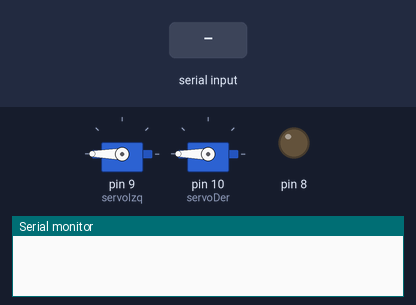
A sketch run on a simulated Arduino Uno, built with avr-gcc and run on an emulated ATmega328P. Shown: 2 × servo, output pins drawn as LEDs (lit = HIGH), the last lines printed to the serial monitor. Inputs (shaded band) come from the test bench. EEPROM starts erased.

Above: at 1.2 s.
1.3 s: "a" received over Serial
At 2.4 s:
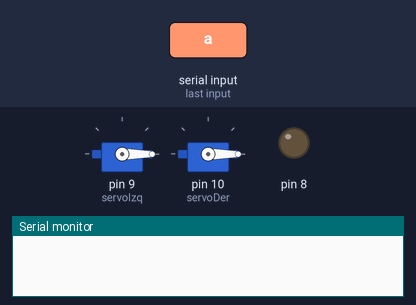
2.8 s: "w" received over Serial
At 3.5 s:
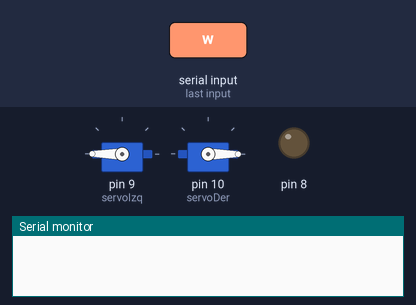
4.3 s: "s" received over Serial
At 4.6 s:
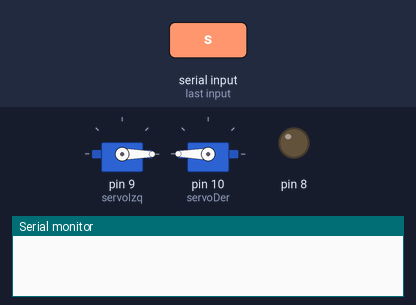
5.8 s: "t" received over Serial
At 7.0 s:
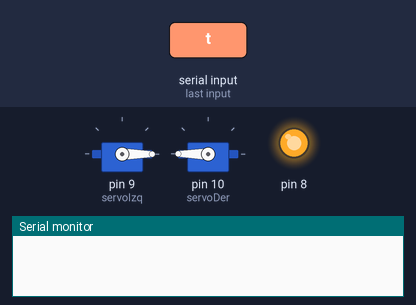
7.3 s: "m" received over Serial
At 8.1 s:
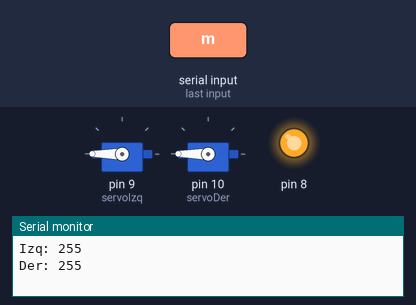
8.8 s: "l" received over Serial
At 9.3 s:
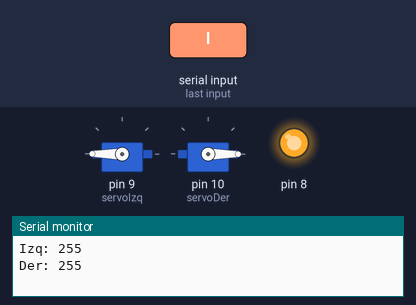
Timing chart, 0 to 11.3 s (numbered marks = the images above; inputs shaded):
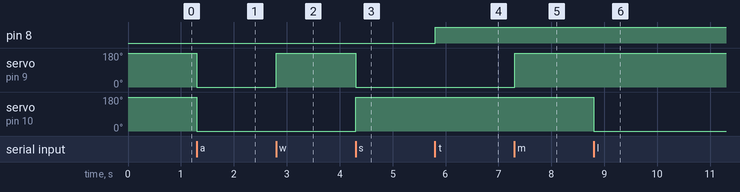

Measured:
- after the input at 1.3 s, servo on pin 9 (servoIzq), servo on pin 10 (servoDer): 180° → 0° at once
- after the input at 2.8 s, servo on pin 9 (servoIzq): 0° → 180° at once
- after the input at 4.3 s, servo on pin 9 (servoIzq): 180° → 0° at once; servo on pin 10 (servoDer): 0° → 180° at once
- after the input at 5.8 s, pin 8: LOW → HIGH at once
- after the input at 7.3 s, servo on pin 9 (servoIzq): 0° → 180° at once
- after the input at 8.8 s, servo on pin 10 (servoDer): 180° → 0° at once

The sketch:

TUPPERBOT_V.LASER_DREAMER.ino
```cpp
#include <Servo.h>
#include <EEPROM.h>

Servo servoIzq;
Servo servoDer;

byte paraI;
byte paraD;
bool laser = false;

//Funciones de direccion
void delante()
{
  servoDer.write(0);
  servoIzq.write(180);
}
void atras ()
{
  servoDer.write(180);
  servoIzq.write(0);
}
void derecha ()
{
  servoDer.write(180);
  servoIzq.write(180);
}
void izquierda ()
{
  servoDer.write(0);
  servoIzq.write(0);
}
void para ()
{
  servoDer.write(paraD);
  servoIzq.write(paraI);
}

void setup() {
  paraI = EEPROM.read(0);
  paraD = EEPROM.read(1);
  //creacion servos
  servoIzq.attach(9);
  servoDer.attach(10);
  // initialize serial:
  Serial.begin(9600);
  // reserve 200 bytes for the inputString:
  pinMode(8, OUTPUT);
  para();
}

void loop() {

  // Comprueba que hay cadena nueva
  if (Serial.available() > 0) {

    char c = Serial.read();
    delay(2);

    switch(c)
    {
      case 'a':
        izquierda();
      break;

      case 'w':
        delante();
      break;

      case 'd':
        derecha();
      break;

      case 's':
        atras();
      break;

      case 'o': //Aumenta
        paraI++;
        EEPROM.update(0, paraI);
        para();
      break;

      case 'i':
        paraI--;
        EEPROM.update(0, paraI);
        para();
      break;

      case 'l': //Aumenta
        paraD++;
        EEPROM.update(1, paraD);
        para();
      break;

      case 'k':
        paraD--;
        EEPROM.update(1, paraD);
        para();
      break;

      case 'm':
        Serial.print("Izq: ");
        Serial.println(paraI);
        Serial.print("Der: ");
        Serial.println(paraD);
        para();
      break;

      case 't':
        if(!laser)
        {
          digitalWrite(8, HIGH);
          laser = true;
        }
        else
        {
          digitalWrite(8, LOW);
          laser = false;
        }
      break;

      default:
        para();
      break;
    }
  }
}
```
